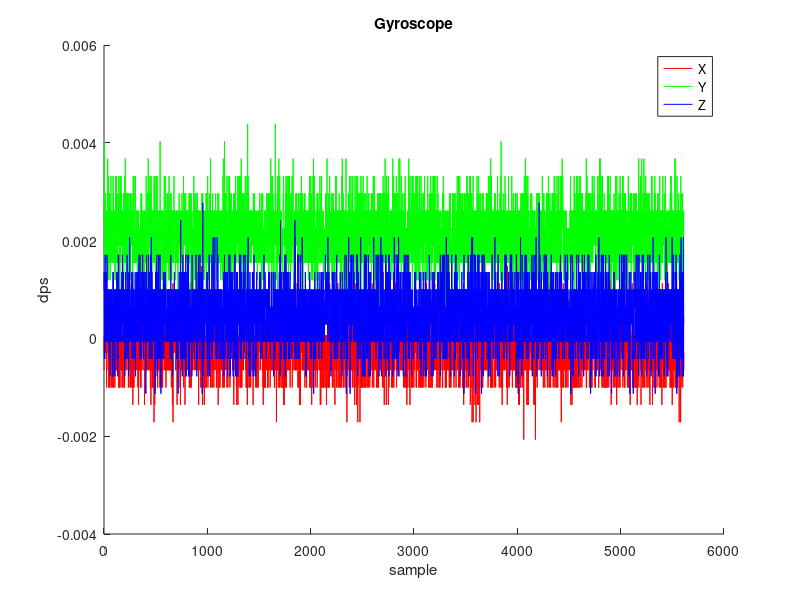
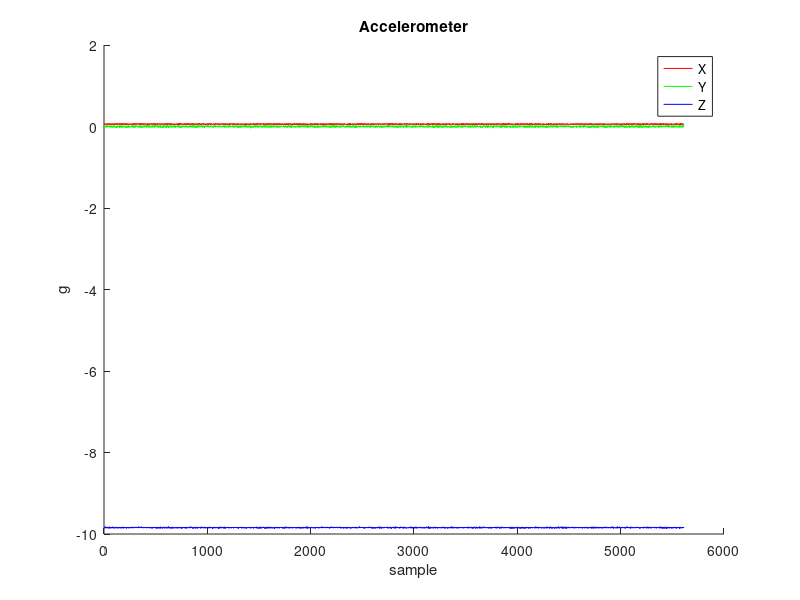

Write the MATLAB code that produced these figures, in order. (Note: this script raises an error after producing the figures.)
%% Housekeeping
 
addpath('ximu_matlab_library');	% include x-IMU MATLAB library
addpath('quaternion_library');	% include quatenrion library
close all;                     	% close all figures
clear;                         	% clear all variables
clc;                          	% clear the command terminal
 
%% Import data
ahrs_data = dlmread('ahrs_data.txt');
ahrs.Time     = ahrs_data(:, 1);
ahrs.quaternion = ahrs_data(:, 2:5);
ahrs.gyr      = ahrs_data(:, 6:8);
ahrs.acc    = ahrs_data(:, 9:11);

samplePeriod = 1/200;
% Plot
figure('NumberTitle', 'off', 'Name', 'Gyroscope');
hold on;
plot(ahrs.gyr(:,1), 'r');
plot(ahrs.gyr(:,2), 'g');
plot(ahrs.gyr(:,3), 'b');
xlabel('sample');
ylabel('dps');
title('Gyroscope');
legend('X', 'Y', 'Z');

figure('NumberTitle', 'off', 'Name', 'Accelerometer');
hold on;
plot(ahrs.acc(:,1), 'r');
plot(ahrs.acc(:,2), 'g');
plot(ahrs.acc(:,3), 'b');
xlabel('sample');
ylabel('g');
title('Accelerometer');
legend('X', 'Y', 'Z');

%% Process data through AHRS algorithm (calcualte orientation)
% See: http://www.x-io.co.uk/open-source-imu-and-ahrs-algorithms/

R = zeros(3,3,length(ahrs.gyr));     % rotation matrix describing sensor relative to Earth

%ahrs = MahonyAHRS('SamplePeriod', samplePeriod, 'Kp', 1);

for i = 1:length(ahrs.gyr)
    R(:,:,i) = quatern2rotMat(ahrs.quaternion(i,:))';    % transpose because ahrs provides Earth relative to sensor
end

%% Calculate 'tilt-compensated' accelerometer

tcAcc = zeros(size(ahrs.acc));  % accelerometer in Earth frame

for i = 1:length(ahrs.acc)
    tcAcc(i,:) = R(:,:,i) * ahrs.acc(i,:)';
end

%%clang
gravity_estimate = mean(tcAcc(:, 3));


% Plot
figure('NumberTitle', 'off', 'Name', '''Tilt-Compensated'' accelerometer');
hold on;
plot(tcAcc(:,1), 'r');
plot(tcAcc(:,2), 'g');
plot(tcAcc(:,3), 'b');
xlabel('sample');
ylabel('g');
title('''Tilt-compensated'' accelerometer');
legend('X', 'Y', 'Z');

%% Calculate linear acceleration in Earth frame (subtracting gravity)

linAcc = tcAcc - [zeros(length(tcAcc), 1), zeros(length(tcAcc), 1), ones(length(tcAcc), 1) * 9.89];

% Plot
figure('NumberTitle', 'off', 'Name', 'Linear Acceleration');
hold on;
plot(linAcc1(:,1), 'r');
plot(linAcc1(:,2), 'g');
plot(linAcc1(:,3), 'b');
xlabel('sample');
ylabel('g');
title('Linear acceleration + gravity_estimate');
legend('X', 'Y', 'Z');

% Plot
figure('NumberTitle', 'off', 'Name', 'Linear Acceleration');
hold on;
plot(linAcc(:,1), 'r');
plot(linAcc(:,2), 'g');
plot(linAcc(:,3), 'b');
xlabel('sample');
ylabel('g');
title('Linear acceleration');
legend('X', 'Y', 'Z');

%% Calculate linear velocity (integrate acceleartion)

linVel = zeros(size(linAcc));

for i = 2:length(linAcc)
    linVel(i,:) = linVel(i-1,:) + linAcc(i,:) * samplePeriod;
end

% Plot
figure('NumberTitle', 'off', 'Name', 'Linear Velocity');
hold on;
plot(linVel(:,1), 'r');
plot(linVel(:,2), 'g');
plot(linVel(:,3), 'b');
xlabel('sample');
ylabel('g');
title('Linear velocity');
legend('X', 'Y', 'Z');

%% High-pass filter linear velocity to remove drift

order = 1;
filtCutOff = 0.1;
[b, a] = butter(order, (2*filtCutOff)/(1/samplePeriod), 'high');
linVelHP = filtfilt(b, a, linVel);

% Plot
figure('NumberTitle', 'off', 'Name', 'High-pass filtered Linear Velocity');
hold on;
plot(linVelHP(:,1), 'r');
plot(linVelHP(:,2), 'g');
plot(linVelHP(:,3), 'b');
xlabel('sample');
ylabel('g');
title('High-pass filtered linear velocity');
legend('X', 'Y', 'Z');

%% Calculate linear position (integrate velocity)

linPos = zeros(size(linVelHP));

for i = 2:length(linVelHP)
    linPos(i,:) = linPos(i-1,:) + linVelHP(i,:) * samplePeriod;
end

% Plot
figure('NumberTitle', 'off', 'Name', 'Linear Position');
hold on;
plot(linPos(:,1), 'r');
plot(linPos(:,2), 'g');
plot(linPos(:,3), 'b');
xlabel('sample');
ylabel('g');
title('Linear position');
legend('X', 'Y', 'Z');

%% High-pass filter linear position to remove drift

order = 1;
filtCutOff = 0.1;
[b, a] = butter(order, (2*filtCutOff)/(1/samplePeriod), 'high');
linPosHP = filtfilt(b, a, linPos);

% Plot
figure('NumberTitle', 'off', 'Name', 'High-pass filtered Linear Position');
hold on;
plot(linPosHP(:,1), 'r');
plot(linPosHP(:,2), 'g');
plot(linPosHP(:,3), 'b');
xlabel('sample');
ylabel('g');
title('High-pass filtered linear position');
legend('X', 'Y', 'Z');

%% Play animation

SamplePlotFreq = 8;

SixDOFanimation(linPosHP, R, ...
                'SamplePlotFreq', SamplePlotFreq, 'Trail', 'Off', ...
                'Position', [9 39 1280 720], ...
                'AxisLength', 0.1, 'ShowArrowHead', false, ...
                'Xlabel', 'X (m)', 'Ylabel', 'Y (m)', 'Zlabel', 'Z (m)', 'ShowLegend', false, 'Title', 'Unfiltered',...
                'CreateAVI', false, 'AVIfileNameEnum', false, 'AVIfps', ((1/samplePeriod) / SamplePlotFreq));            
 
%% End of script